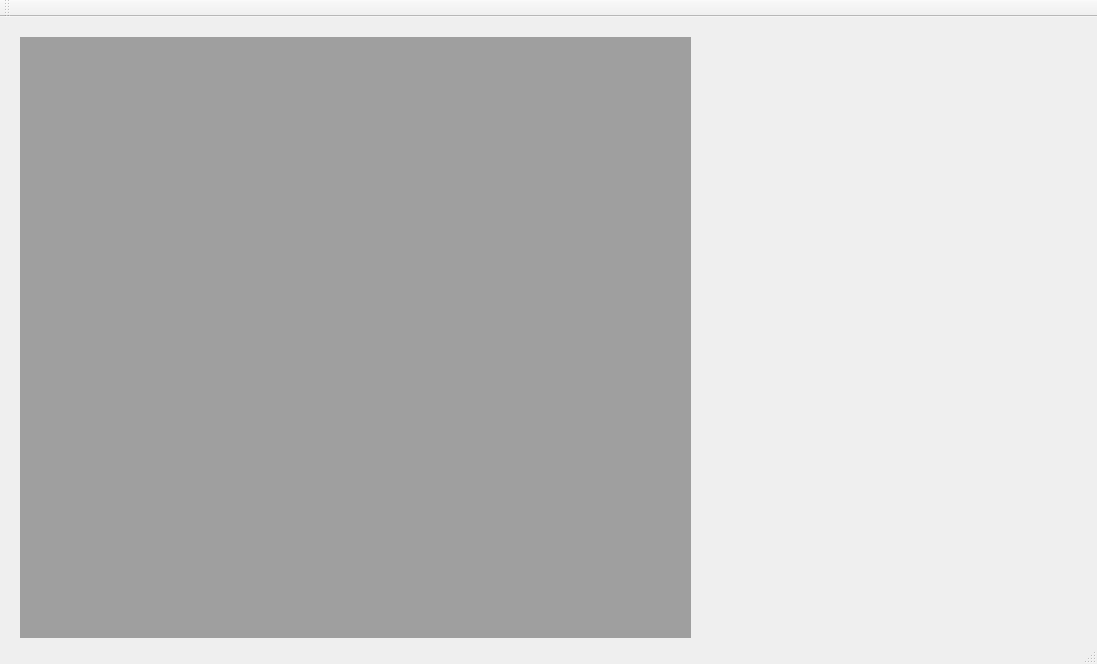
<?xml version="1.0" encoding="UTF-8"?>
<ui version="4.0">
 <class>MainWindow</class>
 <widget class="QMainWindow" name="MainWindow">
  <property name="geometry">
   <rect>
    <x>0</x>
    <y>0</y>
    <width>1097</width>
    <height>664</height>
   </rect>
  </property>
  <property name="windowTitle">
   <string>MainWindow</string>
  </property>
  <widget class="QWidget" name="centralWidget">
   <widget class="QMdiArea" name="mdiArea">
    <property name="geometry">
     <rect>
      <x>20</x>
      <y>20</y>
      <width>671</width>
      <height>601</height>
     </rect>
    </property>
    <widget class="RenderArea" name="subwindow">
     <property name="windowTitle">
      <string>Subwindow</string>
     </property>
    </widget>
    <widget class="QWidget" name="subwindow_2">
     <property name="windowTitle">
      <string>Subwindow</string>
     </property>
    </widget>
   </widget>
   <widget class="QWidget" name="widget" native="true">
    <property name="geometry">
     <rect>
      <x>770</x>
      <y>70</y>
      <width>221</width>
      <height>281</height>
     </rect>
    </property>
   </widget>
  </widget>
  <widget class="QMenuBar" name="menuBar">
   <property name="geometry">
    <rect>
     <x>0</x>
     <y>0</y>
     <width>1097</width>
     <height>21</height>
    </rect>
   </property>
  </widget>
  <widget class="QToolBar" name="mainToolBar">
   <attribute name="toolBarArea">
    <enum>TopToolBarArea</enum>
   </attribute>
   <attribute name="toolBarBreak">
    <bool>false</bool>
   </attribute>
  </widget>
  <widget class="QStatusBar" name="statusBar"/>
 </widget>
 <layoutdefault spacing="6" margin="11"/>
 <customwidgets>
  <customwidget>
   <class>RenderArea</class>
   <extends>QWidget</extends>
   <header>RenderArea.h</header>
   <container>1</container>
  </customwidget>
 </customwidgets>
 <resources/>
 <connections/>
</ui>
